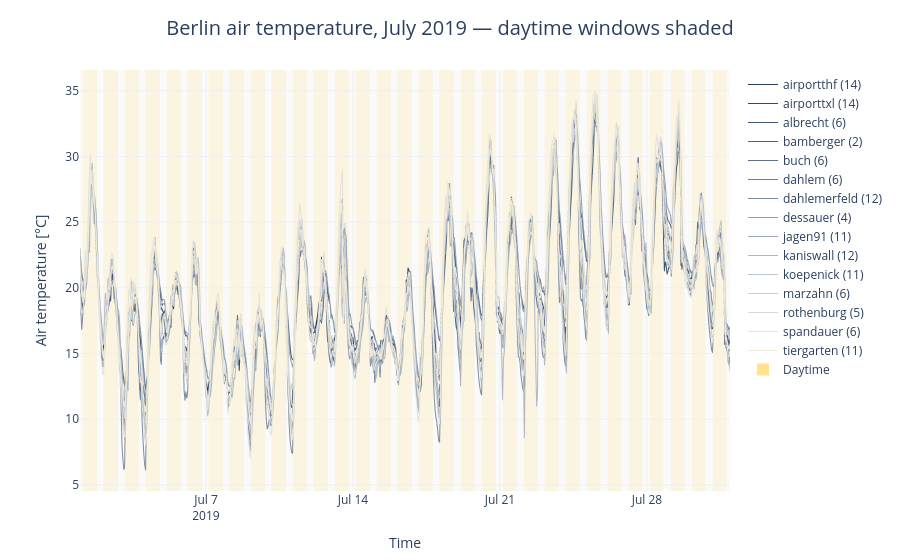

The notebook cell saved with this chart:
### Markdown cell above
## 5. Daylight-aware view: `by="daylight"`

`by="daylight"` keeps all stations on one unified time axis (like the basic line chart) but shades daytime windows in amber, computed per-date from the NOAA solar elevation formula using the mean station latitude/longitude. This makes it easy to visually separate day-driven warming from night-time behavior without splitting the chart into subplots — useful for spotting whether inter-station spread is a daytime or a nighttime phenomenon.

### Code cell
fig_daylight = lcz_ts(
    x=lcz_map, data_frame=df, var="airT", station_id="station",
    time_freq="hour", by="daylight",
    year=[2019], month=[7], lang="en",
    title="Berlin air temperature, July 2019 — daytime windows shaded",
)
fig_daylight.show()

### Figure 1 — Plotly figure (JSON) as saved in the notebook; plotly's stock layout.template omitted (floating-point values rounded to 4 significant figures; data arrays with more than 128 entries replaced by an {"elided": "..."} marker saying what was removed)
{"data": [{"hovertemplate": "<b>airportthf (14)</b><br>Time: %{x}<br>Air temperature [°C]: %{y:.2f}<extra></extra>", "line": {"color": "rgb(42,63,92)", "width": 1}, "name": "airportthf (14)", "type": "scattergl", "x": {"elided": "744 str values"}, "y": {"elided": "744 float values"}}, {"hovertemplate": "<b>airporttxl (14)</b><br>Time: %{x}<br>Air temperature [°C]: %{y:.2f}<extra></extra>", "line": {"color": "rgb(52,73,104)", "width": 1}, "name": "airporttxl (14)", "type": "scattergl", "x": {"elided": "744 str values"}, "y": {"elided": "744 float values"}}, {"hovertemplate": "<b>albrecht (6)</b><br>Time: %{x}<br>Air temperature [°C]: %{y:.2f}<extra></extra>", "line": {"color": "rgb(64,85,115)", "width": 1}, "name": "albrecht (6)", "type": "scattergl", "x": {"elided": "744 str values"}, "y": {"elided": "744 float values"}}, {"hovertemplate": "<b>bamberger (2)</b><br>Time: %{x}<br>Air temperature [°C]: %{y:.2f}<extra></extra>", "line": {"color": "rgb(78,98,127)", "width": 1}, "name": "bamberger (2)", "type": "scattergl", "x": {"elided": "744 str values"}, "y": {"elided": "744 float values"}}, {"hovertemplate": "<b>buch (6)</b><br>Time: %{x}<br>Air temperature [°C]: %{y:.2f}<extra></extra>", "line": {"color": "rgb(93,112,138)", "width": 1}, "name": "buch (6)", "type": "scattergl", "x": {"elided": "744 str values"}, "y": {"elided": "744 float values"}}, {"hovertemplate": "<b>dahlem (6)</b><br>Time: %{x}<br>Air temperature [°C]: %{y:.2f}<extra></extra>", "line": {"color": "rgb(109,126,149)", "width": 1}, "name": "dahlem (6)", "type": "scattergl", "x": {"elided": "744 str values"}, "y": {"elided": "744 float values"}}, {"hovertemplate": "<b>dahlemerfeld (12)</b><br>Time: %{x}<br>Air temperature [°C]: %{y:.2f}<extra></extra>", "line": {"color": "rgb(125,141,161)", "width": 1}, "name": "dahlemerfeld (12)", "type": "scattergl", "x": {"elided": "744 str values"}, "y": {"elided": "744 float values"}}, {"hovertemplate": "<b>dessauer (4)</b><br>Time: %{x}<br>Air temperature [°C]: %{y:.2f}<extra></extra>", "line": {"color": "rgb(142,156,173)", "width": 1}, "name": "dessauer (4)", "type": "scattergl", "x": {"elided": "744 str values"}, "y": {"elided": "744 float values"}}, {"hovertemplate": "<b>jagen91 (11)</b><br>Time: %{x}<br>Air temperature [°C]: %{y:.2f}<extra></extra>", "line": {"color": "rgb(157,170,184)", "width": 1}, "name": "jagen91 (11)", "type": "scattergl", "x": {"elided": "744 str values"}, "y": {"elided": "744 float values"}}, {"hovertemplate": "<b>kaniswall (12)</b><br>Time: %{x}<br>Air temperature [°C]: %{y:.2f}<extra></extra>", "line": {"color": "rgb(173,184,196)", "width": 1}, "name": "kaniswall (12)", "type": "scattergl", "x": {"elided": "744 str values"}, "y": {"elided": "744 float values"}}, {"hovertemplate": "<b>koepenick (11)</b><br>Time: %{x}<br>Air temperature [°C]: %{y:.2f}<extra></extra>", "line": {"color": "rgb(187,197,205)", "width": 1}, "name": "koepenick (11)", "type": "scattergl", "x": {"elided": "744 str values"}, "y": {"elided": "744 float values"}}, {"hovertemplate": "<b>marzahn (6)</b><br>Time: %{x}<br>Air temperature [°C]: %{y:.2f}<extra></extra>", "line": {"color": "rgb(201,208,213)", "width": 1}, "name": "marzahn (6)", "type": "scattergl", "x": {"elided": "744 str values"}, "y": {"elided": "744 float values"}}, {"hovertemplate": "<b>rothenburg (5)</b><br>Time: %{x}<br>Air temperature [°C]: %{y:.2f}<extra></extra>", "line": {"color": "rgb(215,218,217)", "width": 1}, "name": "rothenburg (5)", "type": "scattergl", "x": {"elided": "744 str values"}, "y": {"elided": "744 float values"}}, {"hovertemplate": "<b>spandauer (6)</b><br>Time: %{x}<br>Air temperature [°C]: %{y:.2f}<extra></extra>", "line": {"color": "rgb(228,226,218)", "width": 1}, "name": "spandauer (6)", "type": "scattergl", "x": {"elided": "744 str values"}, "y": {"elided": "744 float values"}}, {"hovertemplate": "<b>tiergarten (11)</b><br>Time: %{x}<br>Air temperature [°C]: %{y:.2f}<extra></extra>", "line": {"color": "rgb(240,233,214)", "width": 1}, "name": "tiergarten (11)", "type": "scattergl", "x": {"elided": "744 str values"}, "y": {"elided": "744 float values"}}, {"marker": {"color": "rgba(255, 200, 50, 0.55)", "size": 12, "symbol": "square"}, "mode": "markers", "name": "Daytime", "type": "scatter", "x": [null], "y": [null]}], "layout": {"hoverlabel": {"bgcolor": "white", "font": {"size": 13}}, "hovermode": "x unified", "margin": {"b": 60, "l": 80, "r": 40, "t": 70}, "paper_bgcolor": "white", "plot_bgcolor": "#fafafa", "shapes": [{"fillcolor": "rgba(255, 200, 50, 0.13)", "layer": "below", "line": {"width": 0}, "type": "rect", "x0": "2019-07-01T02:50:00", "x1": "2019-07-01T19:25:00", "xref": "x", "y0": 0, "y1": 1, "yref": "y domain"}, {"fillcolor": "rgba(255, 200, 50, 0.13)", "layer": "below", "line": {"width": 0}, "type": "rect", "x0": "2019-07-02T02:50:00", "x1": "2019-07-02T19:25:00", "xref": "x", "y0": 0, "y1": 1, "yref": "y domain"}, {"fillcolor": "rgba(255, 200, 50, 0.13)", "layer": "below", "line": {"width": 0}, "type": "rect", "x0": "2019-07-03T02:55:00", "x1": "2019-07-03T19:20:00", "xref": "x", "y0": 0, "y1": 1, "yref": "y domain"}, {"fillcolor": "rgba(255, 200, 50, 0.13)", "layer": "below", "line": {"width": 0}, "type": "rect", "x0": "2019-07-04T02:55:00", "x1": "2019-07-04T19:20:00", "xref": "x", "y0": 0, "y1": 1, "yref": "y domain"}, {"fillcolor": "rgba(255, 200, 50, 0.13)", "layer": "below", "line": {"width": 0}, "type": "rect", "x0": "2019-07-05T02:55:00", "x1": "2019-07-05T19:20:00", "xref": "x", "y0": 0, "y1": 1, "yref": "y domain"}, {"fillcolor": "rgba(255, 200, 50, 0.13)", "layer": "below", "line": {"width": 0}, "type": "rect", "x0": "2019-07-06T02:55:00", "x1": "2019-07-06T19:20:00", "xref": "x", "y0": 0, "y1": 1, "yref": "y domain"}, {"fillcolor": "rgba(255, 200, 50, 0.13)", "layer": "below", "line": {"width": 0}, "type": "rect", "x0": "2019-07-07T02:55:00", "x1": "2019-07-07T19:20:00", "xref": "x", "y0": 0, "y1": 1, "yref": "y domain"}, {"fillcolor": "rgba(255, 200, 50, 0.13)", "layer": "below", "line": {"width": 0}, "type": "rect", "x0": "2019-07-08T02:55:00", "x1": "2019-07-08T19:20:00", "xref": "x", "y0": 0, "y1": 1, "yref": "y domain"}, {"fillcolor": "rgba(255, 200, 50, 0.13)", "layer": "below", "line": {"width": 0}, "type": "rect", "x0": "2019-07-09T03:00:00", "x1": "2019-07-09T19:20:00", "xref": "x", "y0": 0, "y1": 1, "yref": "y domain"}, {"fillcolor": "rgba(255, 200, 50, 0.13)", "layer": "below", "line": {"width": 0}, "type": "rect", "x0": "2019-07-10T03:00:00", "x1": "2019-07-10T19:20:00", "xref": "x", "y0": 0, "y1": 1, "yref": "y domain"}, {"fillcolor": "rgba(255, 200, 50, 0.13)", "layer": "below", "line": {"width": 0}, "type": "rect", "x0": "2019-07-11T03:00:00", "x1": "2019-07-11T19:20:00", "xref": "x", "y0": 0, "y1": 1, "yref": "y domain"}, {"fillcolor": "rgba(255, 200, 50, 0.13)", "layer": "below", "line": {"width": 0}, "type": "rect", "x0": "2019-07-12T03:00:00", "x1": "2019-07-12T19:15:00", "xref": "x", "y0": 0, "y1": 1, "yref": "y domain"}, {"fillcolor": "rgba(255, 200, 50, 0.13)", "layer": "below", "line": {"width": 0}, "type": "rect", "x0": "2019-07-13T03:05:00", "x1": "2019-07-13T19:15:00", "xref": "x", "y0": 0, "y1": 1, "yref": "y domain"}, {"fillcolor": "rgba(255, 200, 50, 0.13)", "layer": "below", "line": {"width": 0}, "type": "rect", "x0": "2019-07-14T03:05:00", "x1": "2019-07-14T19:15:00", "xref": "x", "y0": 0, "y1": 1, "yref": "y domain"}, {"fillcolor": "rgba(255, 200, 50, 0.13)", "layer": "below", "line": {"width": 0}, "type": "rect", "x0": "2019-07-15T03:05:00", "x1": "2019-07-15T19:15:00", "xref": "x", "y0": 0, "y1": 1, "yref": "y domain"}, {"fillcolor": "rgba(255, 200, 50, 0.13)", "layer": "below", "line": {"width": 0}, "type": "rect", "x0": "2019-07-16T03:05:00", "x1": "2019-07-16T19:15:00", "xref": "x", "y0": 0, "y1": 1, "yref": "y domain"}, {"fillcolor": "rgba(255, 200, 50, 0.13)", "layer": "below", "line": {"width": 0}, "type": "rect", "x0": "2019-07-17T03:10:00", "x1": "2019-07-17T19:10:00", "xref": "x", "y0": 0, "y1": 1, "yref": "y domain"}, {"fillcolor": "rgba(255, 200, 50, 0.13)", "layer": "below", "line": {"width": 0}, "type": "rect", "x0": "2019-07-18T03:10:00", "x1": "2019-07-18T19:10:00", "xref": "x", "y0": 0, "y1": 1, "yref": "y domain"}, {"fillcolor": "rgba(255, 200, 50, 0.13)", "layer": "below", "line": {"width": 0}, "type": "rect", "x0": "2019-07-19T03:10:00", "x1": "2019-07-19T19:10:00", "xref": "x", "y0": 0, "y1": 1, "yref": "y domain"}, {"fillcolor": "rgba(255, 200, 50, 0.13)", "layer": "below", "line": {"width": 0}, "type": "rect", "x0": "2019-07-20T03:10:00", "x1": "2019-07-20T19:10:00", "xref": "x", "y0": 0, "y1": 1, "yref": "y domain"}, {"fillcolor": "rgba(255, 200, 50, 0.13)", "layer": "below", "line": {"width": 0}, "type": "rect", "x0": "2019-07-21T03:15:00", "x1": "2019-07-21T19:10:00", "xref": "x", "y0": 0, "y1": 1, "yref": "y domain"}, {"fillcolor": "rgba(255, 200, 50, 0.13)", "layer": "below", "line": {"width": 0}, "type": "rect", "x0": "2019-07-22T03:15:00", "x1": "2019-07-22T19:05:00", "xref": "x", "y0": 0, "y1": 1, "yref": "y domain"}, {"fillcolor": "rgba(255, 200, 50, 0.13)", "layer": "below", "line": {"width": 0}, "type": "rect", "x0": "2019-07-23T03:15:00", "x1": "2019-07-23T19:05:00", "xref": "x", "y0": 0, "y1": 1, "yref": "y domain"}, {"fillcolor": "rgba(255, 200, 50, 0.13)", "layer": "below", "line": {"width": 0}, "type": "rect", "x0": "2019-07-24T03:15:00", "x1": "2019-07-24T19:05:00", "xref": "x", "y0": 0, "y1": 1, "yref": "y domain"}, {"fillcolor": "rgba(255, 200, 50, 0.13)", "layer": "below", "line": {"width": 0}, "type": "rect", "x0": "2019-07-25T03:20:00", "x1": "2019-07-25T19:05:00", "xref": "x", "y0": 0, "y1": 1, "yref": "y domain"}, {"fillcolor": "rgba(255, 200, 50, 0.13)", "layer": "below", "line": {"width": 0}, "type": "rect", "x0": "2019-07-26T03:20:00", "x1": "2019-07-26T19:00:00", "xref": "x", "y0": 0, "y1": 1, "yref": "y domain"}, {"fillcolor": "rgba(255, 200, 50, 0.13)", "layer": "below", "line": {"width": 0}, "type": "rect", "x0": "2019-07-27T03:20:00", "x1": "2019-07-27T19:00:00", "xref": "x", "y0": 0, "y1": 1, "yref": "y domain"}, {"fillcolor": "rgba(255, 200, 50, 0.13)", "layer": "below", "line": {"width": 0}, "type": "rect", "x0": "2019-07-28T03:25:00", "x1": "2019-07-28T19:00:00", "xref": "x", "y0": 0, "y1": 1, "yref": "y domain"}, {"fillcolor": "rgba(255, 200, 50, 0.13)", "layer": "below", "line": {"width": 0}, "type": "rect", "x0": "2019-07-29T03:25:00", "x1": "2019-07-29T18:55:00", "xref": "x", "y0": 0, "y1": 1, "yref": "y domain"}, {"fillcolor": "rgba(255, 200, 50, 0.13)", "layer": "below", "line": {"width": 0}, "type": "rect", "x0": "2019-07-30T03:25:00", "x1": "2019-07-30T18:55:00", "xref": "x", "y0": 0, "y1": 1, "yref": "y domain"}, {"fillcolor": "rgba(255, 200, 50, 0.13)", "layer": "below", "line": {"width": 0}, "type": "rect", "x0": "2019-07-31T03:25:00", "x1": "2019-07-31T18:55:00", "xref": "x", "y0": 0, "y1": 1, "yref": "y domain"}], "title": {"font": {"size": 20}, "text": "Berlin air temperature, July 2019 — daytime windows shaded", "x": 0.5, "xanchor": "center"}, "xaxis": {"gridcolor": "#f0f0f0", "tickfont": {"size": 12}, "title": {"font": {"size": 14}, "text": "Time"}}, "yaxis": {"gridcolor": "#f0f0f0", "tickfont": {"size": 12}, "title": {"font": {"size": 14}, "text": "Air temperature [°C]"}}}}
